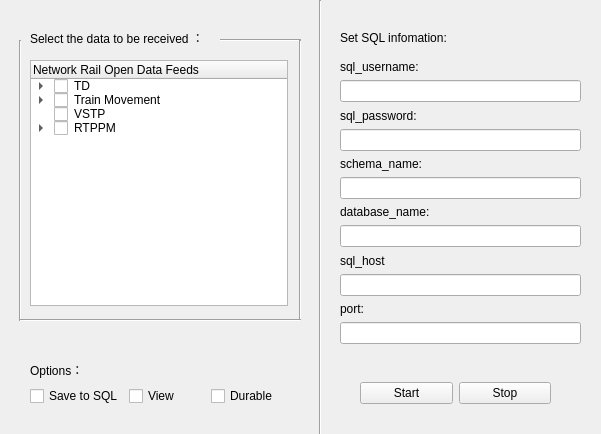
<?xml version="1.0" encoding="UTF-8"?>
<ui version="4.0">
 <class>ReceiverSetting</class>
 <widget class="QWidget" name="ReceiverSetting">
  <property name="geometry">
   <rect>
    <x>0</x>
    <y>0</y>
    <width>601</width>
    <height>434</height>
   </rect>
  </property>
  <property name="windowTitle">
   <string>Form</string>
  </property>
  <widget class="QWidget" name="layoutWidget">
   <property name="geometry">
    <rect>
     <x>30</x>
     <y>360</y>
     <width>256</width>
     <height>46</height>
    </rect>
   </property>
   <layout class="QVBoxLayout" name="verticalLayout">
    <item>
     <widget class="QLabel" name="label_2">
      <property name="text">
       <string>Options：</string>
      </property>
     </widget>
    </item>
    <item>
     <layout class="QHBoxLayout" name="horizontalLayout">
      <item>
       <widget class="QCheckBox" name="checkBox_3">
        <property name="text">
         <string>Save to SQL</string>
        </property>
       </widget>
      </item>
      <item>
       <widget class="QCheckBox" name="checkBox_4">
        <property name="text">
         <string>View</string>
        </property>
       </widget>
      </item>
      <item>
       <widget class="QCheckBox" name="checkBox_5">
        <property name="text">
         <string>Durable</string>
        </property>
       </widget>
      </item>
     </layout>
    </item>
   </layout>
  </widget>
  <widget class="QLabel" name="label">
   <property name="geometry">
    <rect>
     <x>30</x>
     <y>30</y>
     <width>256</width>
     <height>16</height>
    </rect>
   </property>
   <property name="text">
    <string>Select the data to be received ：</string>
   </property>
  </widget>
  <widget class="Line" name="line">
   <property name="geometry">
    <rect>
     <x>220</x>
     <y>30</y>
     <width>81</width>
     <height>20</height>
    </rect>
   </property>
   <property name="orientation">
    <enum>Qt::Horizontal</enum>
   </property>
  </widget>
  <widget class="Line" name="line_2">
   <property name="geometry">
    <rect>
     <x>290</x>
     <y>40</y>
     <width>20</width>
     <height>281</height>
    </rect>
   </property>
   <property name="orientation">
    <enum>Qt::Vertical</enum>
   </property>
  </widget>
  <widget class="Line" name="line_4">
   <property name="geometry">
    <rect>
     <x>10</x>
     <y>40</y>
     <width>20</width>
     <height>281</height>
    </rect>
   </property>
   <property name="orientation">
    <enum>Qt::Vertical</enum>
   </property>
  </widget>
  <widget class="Line" name="line_5">
   <property name="geometry">
    <rect>
     <x>20</x>
     <y>310</y>
     <width>281</width>
     <height>20</height>
    </rect>
   </property>
   <property name="orientation">
    <enum>Qt::Horizontal</enum>
   </property>
  </widget>
  <widget class="QWidget" name="layoutWidget">
   <property name="geometry">
    <rect>
     <x>30</x>
     <y>60</y>
     <width>258</width>
     <height>246</height>
    </rect>
   </property>
   <layout class="QVBoxLayout" name="verticalLayout_2">
    <item>
     <widget class="QTreeWidget" name="treeWidget">
      <column>
       <property name="text">
        <string>Network Rail Open Data Feeds</string>
       </property>
      </column>
      <item>
       <property name="text">
        <string>TD</string>
       </property>
       <property name="checkState">
        <enum>Unchecked</enum>
       </property>
       <property name="flags">
        <set>ItemIsSelectable|ItemIsDragEnabled|ItemIsDropEnabled|ItemIsUserCheckable|ItemIsEnabled|ItemIsAutoTristate</set>
       </property>
       <item>
        <property name="text">
         <string>All area</string>
        </property>
        <property name="checkState">
         <enum>Unchecked</enum>
        </property>
       </item>
       <item>
        <property name="text">
         <string>Derby</string>
        </property>
        <property name="checkState">
         <enum>Unchecked</enum>
        </property>
       </item>
      </item>
      <item>
       <property name="text">
        <string>Train Movement</string>
       </property>
       <property name="checkState">
        <enum>Unchecked</enum>
       </property>
       <property name="flags">
        <set>ItemIsSelectable|ItemIsDragEnabled|ItemIsDropEnabled|ItemIsUserCheckable|ItemIsEnabled|ItemIsAutoTristate</set>
       </property>
       <item>
        <property name="text">
         <string>&quot;0001&quot;: &quot;activation&quot;</string>
        </property>
        <property name="checkState">
         <enum>Unchecked</enum>
        </property>
       </item>
       <item>
        <property name="text">
         <string>&quot;0002&quot;: &quot;cancellation&quot;</string>
        </property>
        <property name="checkState">
         <enum>Unchecked</enum>
        </property>
       </item>
       <item>
        <property name="text">
         <string>&quot;0003&quot;: &quot;movement&quot;</string>
        </property>
        <property name="checkState">
         <enum>Unchecked</enum>
        </property>
       </item>
       <item>
        <property name="text">
         <string>&quot;0004&quot;: &quot;_unidentified&quot;</string>
        </property>
        <property name="checkState">
         <enum>Unchecked</enum>
        </property>
       </item>
       <item>
        <property name="text">
         <string>&quot;0005&quot;: &quot;reinstatement&quot;</string>
        </property>
        <property name="checkState">
         <enum>Unchecked</enum>
        </property>
       </item>
       <item>
        <property name="text">
         <string>&quot;0006&quot;: &quot;origin change&quot;</string>
        </property>
        <property name="checkState">
         <enum>Unchecked</enum>
        </property>
       </item>
       <item>
        <property name="text">
         <string>&quot;0007&quot;: &quot;identity change&quot;</string>
        </property>
        <property name="checkState">
         <enum>Unchecked</enum>
        </property>
       </item>
       <item>
        <property name="text">
         <string>&quot;0008&quot;: &quot;_location change&quot;</string>
        </property>
        <property name="checkState">
         <enum>Unchecked</enum>
        </property>
       </item>
      </item>
      <item>
       <property name="text">
        <string>VSTP</string>
       </property>
       <property name="checkState">
        <enum>Unchecked</enum>
       </property>
      </item>
      <item>
       <property name="text">
        <string>RTPPM</string>
       </property>
       <property name="checkState">
        <enum>Unchecked</enum>
       </property>
       <item>
        <property name="text">
         <string>NationalPage_Sector</string>
        </property>
        <property name="checkState">
         <enum>Unchecked</enum>
        </property>
       </item>
       <item>
        <property name="text">
         <string>NationalPage_Operator</string>
        </property>
        <property name="checkState">
         <enum>Unchecked</enum>
        </property>
       </item>
       <item>
        <property name="text">
         <string>OOCPage</string>
        </property>
        <property name="checkState">
         <enum>Unchecked</enum>
        </property>
       </item>
       <item>
        <property name="text">
         <string>OperatorPage</string>
        </property>
        <property name="checkState">
         <enum>Unchecked</enum>
        </property>
       </item>
      </item>
     </widget>
    </item>
   </layout>
  </widget>
  <widget class="Line" name="line_3">
   <property name="geometry">
    <rect>
     <x>310</x>
     <y>0</y>
     <width>20</width>
     <height>441</height>
    </rect>
   </property>
   <property name="orientation">
    <enum>Qt::Vertical</enum>
   </property>
  </widget>
  <widget class="QLabel" name="label_3">
   <property name="geometry">
    <rect>
     <x>340</x>
     <y>30</y>
     <width>121</width>
     <height>16</height>
    </rect>
   </property>
   <property name="text">
    <string>Set SQL infomation:</string>
   </property>
  </widget>
  <widget class="QWidget" name="layoutWidget">
   <property name="geometry">
    <rect>
     <x>360</x>
     <y>380</y>
     <width>191</width>
     <height>26</height>
    </rect>
   </property>
   <layout class="QHBoxLayout" name="horizontalLayout_2">
    <item>
     <widget class="QPushButton" name="pushButton">
      <property name="text">
       <string>Start</string>
      </property>
     </widget>
    </item>
    <item>
     <widget class="QPushButton" name="pushButton_2">
      <property name="text">
       <string>Stop</string>
      </property>
     </widget>
    </item>
   </layout>
  </widget>
  <widget class="QWidget" name="layoutWidget">
   <property name="geometry">
    <rect>
     <x>340</x>
     <y>60</y>
     <width>241</width>
     <height>284</height>
    </rect>
   </property>
   <layout class="QVBoxLayout" name="verticalLayout_3">
    <item>
     <widget class="QLabel" name="label_4">
      <property name="text">
       <string>sql_username:</string>
      </property>
     </widget>
    </item>
    <item>
     <widget class="QLineEdit" name="lineEdit"/>
    </item>
    <item>
     <widget class="QLabel" name="label_5">
      <property name="text">
       <string>sql_password:</string>
      </property>
     </widget>
    </item>
    <item>
     <widget class="QLineEdit" name="lineEdit_2">
      <property name="echoMode">
       <enum>QLineEdit::Password</enum>
      </property>
     </widget>
    </item>
    <item>
     <widget class="QLabel" name="label_7">
      <property name="text">
       <string>schema_name:</string>
      </property>
     </widget>
    </item>
    <item>
     <widget class="QLineEdit" name="lineEdit_3"/>
    </item>
    <item>
     <widget class="QLabel" name="label_8">
      <property name="text">
       <string>database_name:</string>
      </property>
     </widget>
    </item>
    <item>
     <widget class="QLineEdit" name="lineEdit_5"/>
    </item>
    <item>
     <widget class="QLabel" name="label_9">
      <property name="text">
       <string>sql_host</string>
      </property>
     </widget>
    </item>
    <item>
     <widget class="QLineEdit" name="lineEdit_6"/>
    </item>
    <item>
     <widget class="QLabel" name="label_6">
      <property name="text">
       <string>port:</string>
      </property>
     </widget>
    </item>
    <item>
     <widget class="QLineEdit" name="lineEdit_4">
      <property name="echoMode">
       <enum>QLineEdit::Password</enum>
      </property>
     </widget>
    </item>
   </layout>
  </widget>
 </widget>
 <resources/>
 <connections/>
</ui>
